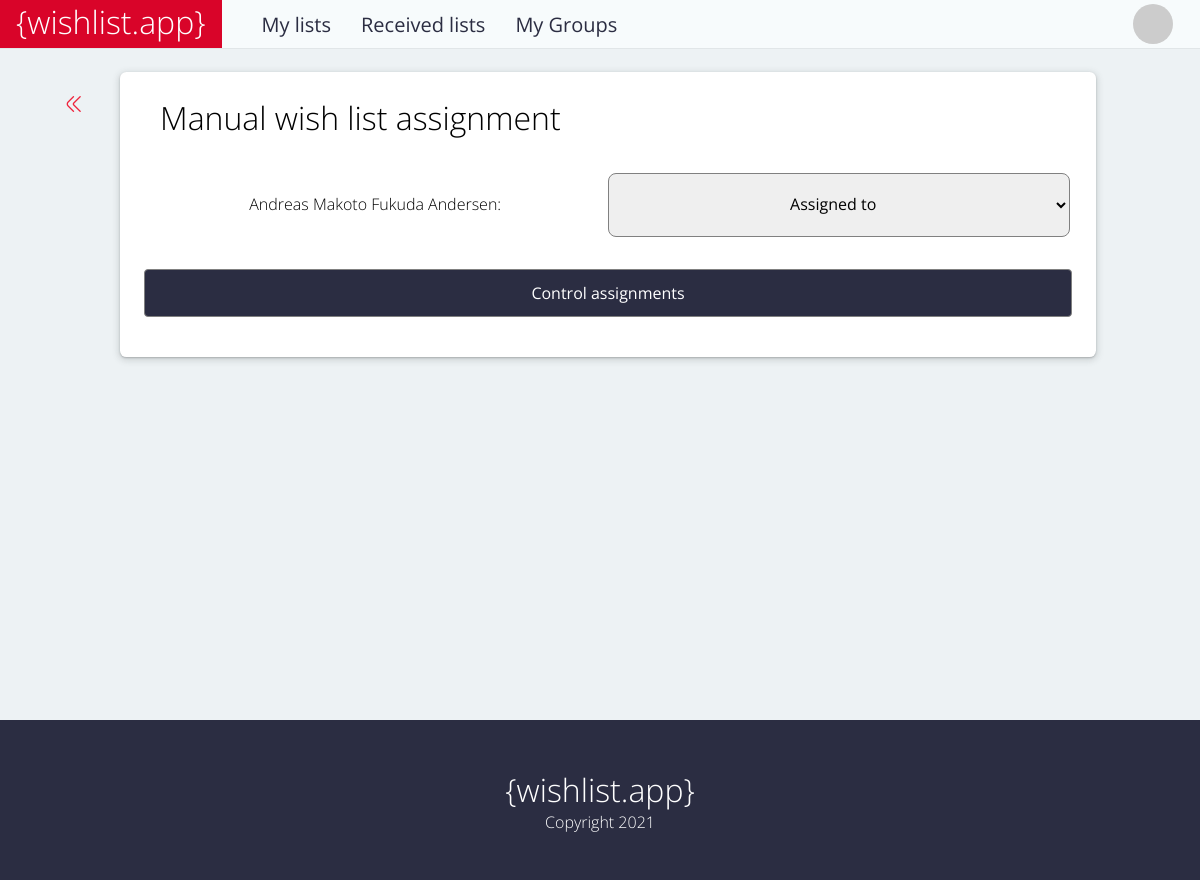
The app's page /groups/4/assignment/manual/ (signed in), older data.
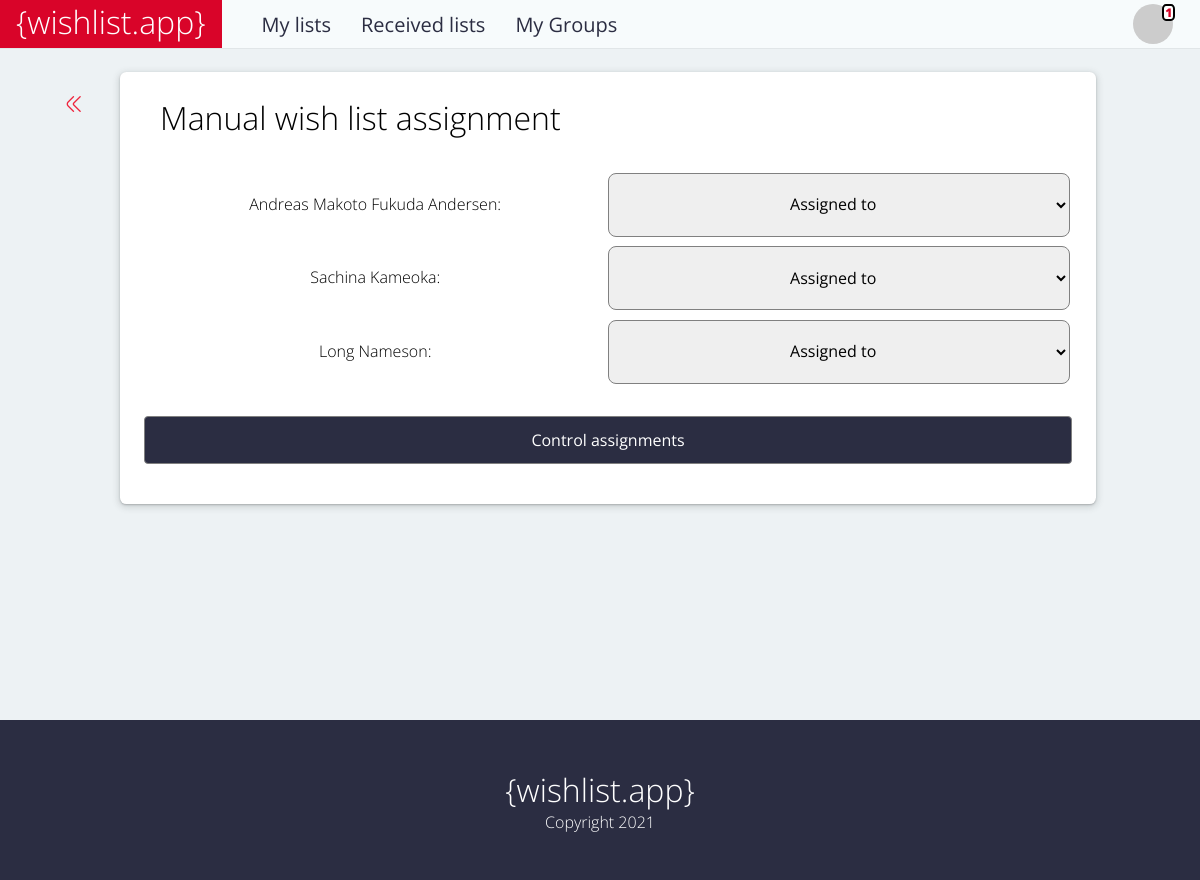
The same page, newer data.
### accounts/models.py (models this page shows, shortened)
class CustomUser(AbstractUser):
    username = None
    email = models.EmailField(
        'email address',
        blank=False,
        null=False,
        unique=True
    )
    USERNAME_FIELD='email'
    REQUIRED_FIELDS=[]
    objects = CustomUserManager()
    first_name = models.CharField(
        max_length=30,
        null=True,
        blank=True,
    )
    last_name = models.CharField(
        max_length=30,
        null=True,
        blank=True,
    )
    is_leader = models.BooleanField(
        default=False,
    )
    assigned_to = models.ForeignKey(
        'CustomUser',
        null=True,
        blank=True,
        on_delete=models.CASCADE,
        related_name='assignments',
    )
    responsible_by = models.ForeignKey(
        'CustomUser',
        null=True,
        blank=True,
        on_delete=models.CASCADE,
        related_name='responsibilities',
    )
    is_self_responsible = models.BooleanField(
        default=True
    )
    def get_gravatar(self):
        md5 = hashlib.md5(self.email.encode())
        digest = md5.hexdigest()
        SIZE = 40
        DEFAULT = 'identicon'
        return f'http://www.gravatar.com/avatar/{digest}?s={SIZE}&d={DEFAULT}'
    def get_email_30char(self):
        if len(self.email) > 30:
            output = self.email[:29] + '...'
        else:
            output = self.email
        return output
    def get_notifications(self):
        notifications = Notification.objects.filter(user=self).filter(read=False)
        return len(notifications)

### groups/views.py (the view)
@login_required
def manual_assignment_view(request, group_id):
    current_group = CustomGroup.objects.get(id=group_id)
    if current_group.leader == request.user and not current_group.closed:
        if request.method == 'POST':
            form = ManualAssignmentForm(request.POST, group=current_group)
            if form.is_valid():
                cleaned_data = form.cleaned_data["assignments"]
                assignments = [(key.strip('assignment_'), values) for key, values in cleaned_data]
                output = [(CustomUser.objects.get(id=key), CustomUser.objects.get(id=value))
                    for key, value in assignments]
                request.session['assignments'] = assignments
                return render(
                    request, 'group/assignment/manual_output.html',
                    {'output': output, 'group_id': group_id}
                )
        else:
            form = ManualAssignmentForm(group=current_group)
        return render(
            request, 'group/assignment/manual.html',
            {'form': form, 'group_id': group_id,}
        )
    else:
        return HttpResponseForbidden()

### groups/forms.py (shortened to what this page needs)
class ManualAssignmentForm(forms.Form):
    def __init__(self, *args, **kwargs):
        self.current_group = kwargs.pop('group')
        self.group_members = self.current_group.user_set.all().order_by('date_joined')
        self.selector_choices = [(user.id, user.first_name + ' ' + user.last_name) for user in self.group_members]
        self.selector_choices.insert(0, ('', 'Assigned to'))
        super(ManualAssignmentForm, self).__init__(*args, **kwargs)
        for i, member in enumerate(self.group_members):
            field_name = f'assignment_{member.id}'
            current_selection = self.selector_choices.copy()
            current_selection.pop(i+1)
            self.fields[field_name] = forms.ChoiceField(
                label=f'{member.first_name} {member.last_name}',
                choices=current_selection,
                required=True,
                widget=forms.Select(
                    attrs={
                        'class': 'form-page-input'}))

### templates/group/assignment/manual.html (shortened to what this page needs)
{% extends 'base.html' %}
{% block content %}
    <div class="back">
        <a href="{% url 'group_members' group_id %}"><i class="fi-rr-angle-double-left"></i></a>
    </div>
    <div class="form-page-large">
        <span class="form-page-title">Manual wish list assignment</span>
        <form class="form-page-form" method="post">{% csrf_token %}
            {% for field in form %}
                <div class="form-double-space">
                    <span class="form-page-member">
                        {{ field.label_tag }}
                    </span>
                    <span class="form-page-assignment">
                        {{ field }}<br>
                    </span>
                </div>
            {% endfor %}
            <div><button class="form-page-submit" type="submit">Control assignments</button></div>
        </form>
    </div>
{% endblock content %}

### templates/base.html (shortened to what this page needs)
<!DOCTYPE html>
{% load static %}
<html>
    <head>
        <link rel="stylesheet" href="{% static 'css/base.css' %}">
        <link rel="stylesheet" href="{% static 'css/uicons.css' %}">
    </head>
    <body>
        <div class="main">
            <header class="top-container">
                <div class="top">
                    <div class="title-and-navbar">
                        <span class="title"><a href="{% url 'home' %}" class="title-text">{wishlist.app}</a></span>
                        <div class="navbar">
                        {% if user.is_authenticated %}
                            <div class="navbar-item">
                                <a href="{% url 'my_lists' user.id %}">My lists</a>
                            </div>
                            <div class="navbar-item">
                                <a href="{% url 'received_lists' user.id %}">Received lists</a>
                            </div>
                            <div class="navbar-item">
                                <a href="{% url 'my_groups' %}">My Groups</a>
                            </div>
                        {% endif %}
                        </div>
                    </div>
                    {% if user.is_authenticated %}
                        <div class="login">
                            <div class="dropdown">
                                {% if user.get_notifications %}
                                    <div class="notifications-counter">
                                        <span>{{ user.get_notifications }}</span>
                                    </div>
                                {% endif %}
                                <a href="#" id="dropdown-button-id" class="dropdown-button" onClick="dropDown()">
                                    <img src="{{ user.get_gravatar }}" id="gravatar">
                                </a>
                            </div>
                        </div>
                    {% endif %}
                </div>
            </header>
            <div class="main-container">
                {% block content %}
                {% endblock content %}
            </div>
            <footer class="bottom-container">
                <div class="bottom_top">
                    <div>
                        {wishlist.app}
                    </div>
                </div>
                <div class="bottom">
                    <div>
                        Copyright 2021
                    </div>
                </div>
            </footer>
        </div>
    </body>
</html>

Row changes from the older to the newer data that the page shows:
now on this page (row edited): CustomUser: get_notifications "1"
Text that changed along with them:
new list line: "Sachina Kameoka: Assigned to"
new list line: "Long Nameson: Assigned to"
